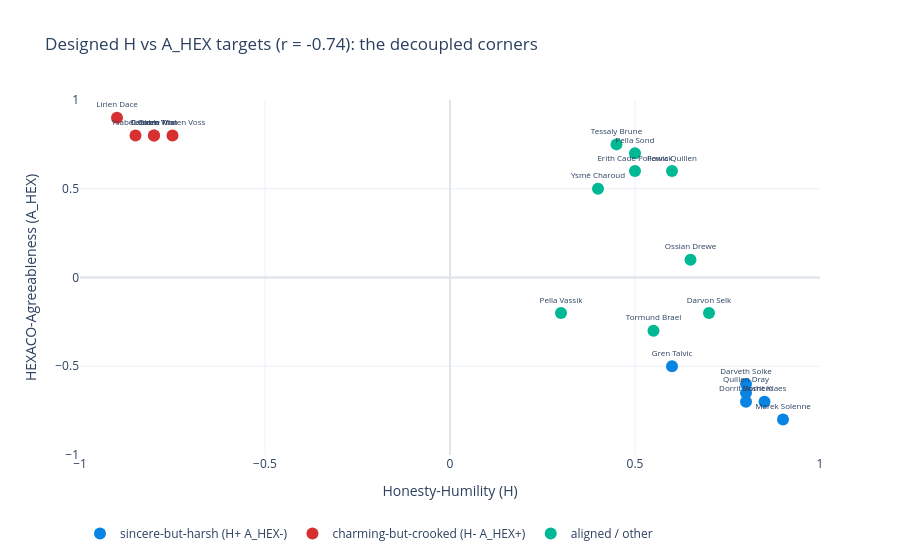

Notebook code for this chart:
### Markdown cell above
## The decoupling, visualized

Canonical literature clusters on the fused diagonal (H and A_HEX rise together). These
synthetics were generated to populate the off-diagonal corners that canonical characters
avoid, which is what makes them a fair out-of-cache test.

### Code cell
import plotly.graph_objects as go
col={'sincere-but-harsh (H+ A_HEX-)':'#0984E3','charming-but-crooked (H- A_HEX+)':'#D63031','aligned / other':'#00b894'}
fig=go.Figure()
for d,c in col.items():
    sub=df[df['design']==d]
    fig.add_trace(go.Scatter(x=sub['H'],y=sub['A_HEX'],mode='markers+text',name=d,
        marker=dict(size=12,color=c),text=sub['name'],textposition='top center',textfont=dict(size=8)))
fig.add_hline(y=0,line_color='#dfe6e9'); fig.add_vline(x=0,line_color='#dfe6e9')
fig.update_layout(template='plotly_white',height=560,title='Designed H vs A_HEX targets (r = -0.74): the decoupled corners',
    xaxis_title='Honesty-Humility (H)',yaxis_title='HEXACO-Agreeableness (A_HEX)',
    xaxis_range=[-1,1],yaxis_range=[-1,1],legend=dict(orientation='h',y=-0.18))
fig.show()

### Figure 1 — Plotly figure (JSON) as saved in the notebook; plotly's stock layout.template omitted (floating-point values rounded to 4 significant figures)
{"data": [{"marker": {"color": "#0984E3", "size": 12}, "mode": "markers+text", "name": "sincere-but-harsh (H+ A_HEX-)", "text": ["Dorrit Klaes", "Gren Talvic", "Dorrit Vashem", "Marek Solenne", "Darveth Solke", "Quillen Dray"], "textfont": {"size": 8}, "textposition": "top center", "type": "scatter", "x": [0.85, 0.6, 0.8, 0.9, 0.8, 0.8], "y": [-0.7, -0.5, -0.7, -0.8, -0.6, -0.65]}, {"marker": {"color": "#D63031", "size": 12}, "mode": "markers+text", "name": "charming-but-crooked (H- A_HEX+)", "text": ["Tessaro Vinn", "Caelum Trist", "Lirien Dace", "Ysabel Creen", "Sable Maren Voss"], "textfont": {"size": 8}, "textposition": "top center", "type": "scatter", "x": [-0.8, -0.8, -0.9, -0.85, -0.75], "y": [0.8, 0.8, 0.9, 0.8, 0.8]}, {"marker": {"color": "#00b894", "size": 12}, "mode": "markers+text", "name": "aligned / other", "text": ["Pella Sond", "Ysmé Charoud", "Fenra Quillen", "Tormund Brael", "Pella Vassik", "Ossian Drewe", "Erith Cade Pollowick", "Darvon Selk", "Tessaly Brune"], "textfont": {"size": 8}, "textposition": "top center", "type": "scatter", "x": [0.5, 0.4, 0.6, 0.55, 0.3, 0.65, 0.5, 0.7, 0.45], "y": [0.7, 0.5, 0.6, -0.3, -0.2, 0.1, 0.6, -0.2, 0.75]}], "layout": {"height": 560, "legend": {"orientation": "h", "y": -0.18}, "shapes": [{"line": {"color": "#dfe6e9"}, "type": "line", "x0": 0, "x1": 1, "xref": "x domain", "y0": 0, "y1": 0, "yref": "y"}, {"line": {"color": "#dfe6e9"}, "type": "line", "x0": 0, "x1": 0, "xref": "x", "y0": 0, "y1": 1, "yref": "y domain"}], "title": {"text": "Designed H vs A_HEX targets (r = -0.74): the decoupled corners"}, "xaxis": {"range": [-1, 1], "title": {"text": "Honesty-Humility (H)"}}, "yaxis": {"range": [-1, 1], "title": {"text": "HEXACO-Agreeableness (A_HEX)"}}}}
